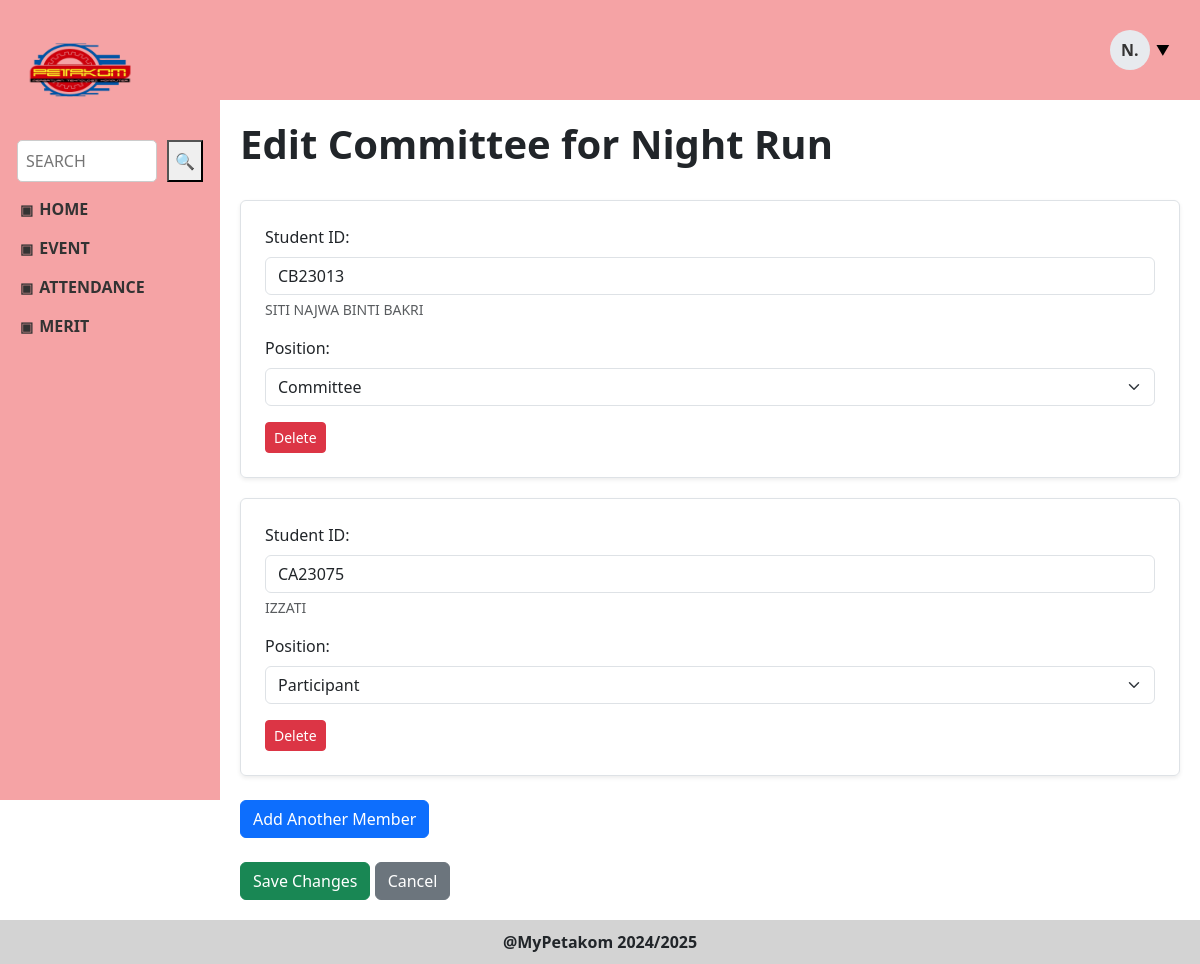
Page /edit_committee.php?event_id=E6846ab7b7 (signed in) on the committed database.
### tables this page shows
CREATE TABLE `event` (
  `event_id` varchar(10) NOT NULL,
  `staff_id` varchar(10) NOT NULL,
  `event_title` varchar(50) NOT NULL,
  `event_date` date NOT NULL,
  `event_description` varchar(200) NOT NULL,
  `event_status` varchar(50) NOT NULL,
  `event_qr` blob DEFAULT NULL,
  `event_geolocation` point DEFAULT NULL,
  `event_approval` mediumblob NOT NULL,
  `event_level` varchar(20) NOT NULL,
  `merit_status` varchar(20) NOT NULL
);

CREATE TABLE `committee` (
  `committee_id` int(10) NOT NULL,
  `member_id` int(5) NOT NULL,
  `event_id` varchar(10) NOT NULL,
  `committee_role` varchar(50) NOT NULL
);

CREATE TABLE `member` (
  `member_id` int(5) NOT NULL,
  `student_id` varchar(10) NOT NULL,
  `member_status` varchar(50) NOT NULL,
  `member_approval` varchar(10) NOT NULL,
  `student_card` blob DEFAULT NULL
);

CREATE TABLE `user` (
  `user_id` varchar(10) NOT NULL,
  `user_password` varchar(50) NOT NULL,
  `user_name` varchar(100) NOT NULL,
  `user_email` varchar(100) NOT NULL,
  `user_phone` varchar(12) NOT NULL,
  `user_role` varchar(30) NOT NULL
);

### edit_committee.php (the view, shortened to what this page needs)
<?php
include 'config.php';
$event_id = $_GET['event_id'];
$event_result = $conn->query("SELECT event_title FROM event WHERE event_id = '$event_id'");
$event_title = ($event_result && $event_result->num_rows > 0) ? $event_result->fetch_assoc()['event_title'] : "Unknown Event";
$query = "
SELECT member.member_id, member.student_id, user.user_name, committee.committee_role
FROM committee
JOIN member ON committee.member_id = member.member_id
JOIN user ON member.student_id = user.user_id
WHERE committee.event_id = '$event_id'
";
$result = $conn->query($query);
$committee_members = [];
while ($row = $result->fetch_assoc()) {
    $committee_members[] = $row;
}
?>
<!DOCTYPE html>
<html>
<head>
  <link rel="stylesheet" href="STYLE1/staff_style.css">
  <link href="https://cdn.jsdelivr.net/npm/bootstrap@5.3.0/dist/css/bootstrap.min.css" rel="stylesheet">
</head>
<body>
  <div class="sidebar">
    <a href="staff_dashboard.php">
    <img src="IMAGES/LogoPetakom.png" alt="PETAKOM Logo" />
	</a>
    <div class="search-box">
      <input type="text" placeholder="SEARCH" />
      <button>🔍</button>
    </div>
    <div class="menu">
      <div class="menu-title" onclick="toggleMenu('home')">HOME</div>
      <div class="menu-title" onclick="toggleMenu('event')">EVENT</div>
      <div class="menu-title" onclick="toggleMenu('attendance')">ATTENDANCE</div>
	<div class="menu-title" onclick="toggleMenu('merit')">MERIT</div>
    </div>
  </div>
  <div class="topbar">
    <div class="dropdown">
      <div class="profile-wrapper">
        <div class="profile-circle">N.</div>
        <span class="dropdown-icon">▼</span>
      </div>
    </div>
  </div>
	<div class="content">
  <h1><b>Edit Committee for <?= htmlspecialchars($event_title) ?></b></h1>
  <br>
  <form action="save_committee.php" method="post">
    <div id="committee-container">
      <?php foreach ($committee_members as $index => $member): ?>
        <div class="committee-member border rounded p-4 shadow-sm">
          <div class="mb-3">
            <label class="form-label">Student ID:</label>
            <input type="text" name="student_ids[]" value="<?= htmlspecialchars($member['student_id']) ?>" class="form-control student-id" required onblur="fetchName(this)">
            <div class="name-display text-muted mt-1"><?= htmlspecialchars($member['user_name']) ?></div>
          </div>
          <div class="mb-3">
            <label class="form-label">Position:</label>
            <select name="positions[]" class="form-select" required>
              <option <?= $member['committee_role'] == 'Committee' ? 'selected' : '' ?>>Committee</option>
              <option <?= $member['committee_role'] == 'Participant' ? 'selected' : '' ?>>Participant</option>
            </select>
          </div>
          <button type="button" class="btn btn-danger btn-sm" onclick="removeMember(this)">Delete</button>
        </div>
      <?php endforeach; ?>
    </div>
    <div class="mt-4">
      <button type="button" class="btn btn-primary" onclick="addMember()">Add Another Member</button>
    </div>
    <div class="mt-4">
      <button type="submit" class="btn btn-success">Save Changes</button>
      <a href="assign_event.php" class="btn btn-secondary">Cancel</a>
    </div>
  </form>
</div>
		<div class="footer">
		@MyPetakom 2024/2025
		</div>
</body>
</html>

### STYLE1/staff_style.css (style rules this page uses)
body { margin: 0; font-family: 'Segoe UI', sans-serif; background-color: #f7f7f7; }
.sidebar { width: 220px; background-color: #F5A3A5; height: 100vh; position: fixed; padding: 20px; box-sizing: border-box; overflow-y: auto; }
.sidebar img { width: 120px; height: 100px; display: block; margin-bottom: 20px; }
.search-box { display: flex; justify-content: center; margin-bottom: 15px; }
.search-box input { padding: 8px; border-radius: 5px; border: 1px solid #ccc; width: 140px; margin-right: 10px; }
.menu-title { cursor: pointer; font-weight: bold; margin: 15px 0; display: flex; align-items: center; font-size: 16px; color: #333; }
.menu-title::before { content: "▣"; margin-right: 6px; font-size: 14px; }
.topbar { background-color: #F5A3A5; height: 100px; margin-left: 220px; display: flex; justify-content: flex-end; align-items: center; padding-right: 30px; position: sticky; top: 0; z-index: 1; }
.profile-wrapper { display: flex; align-items: center; cursor: pointer; }
.profile-circle { width: 40px; height: 40px; border-radius: 50%; background-color: #e7eaee; color: #333; display: flex; align-items: center; justify-content: center; font-weight: bold; font-size: 16px; margin-right: 6px; }
.dropdown-icon { font-size: 14px; color: black; }
.dropdown { position: relative; display: inline-block; }
.content { margin-left: 220px; padding: 20px; background-color: #ffffff; min-height: 90vh; }
.footer { background-color: #d3d3d3; text-align: center; padding: 10px; font-weight: bold; }

### edit_committee.php (style rules this page uses)
.committee-member { margin-bottom: 20px; }
.name-display { font-size: 0.875rem; }

### rows in the picture
event: event_title "Night Run"
committee: member.student_id "CB23013", user.user_name "SITI NAJWA BINTI BAKRI", committee_role "Committee"
committee: member.student_id "CA23075", user.user_name "IZZATI", committee_role "Participant"
